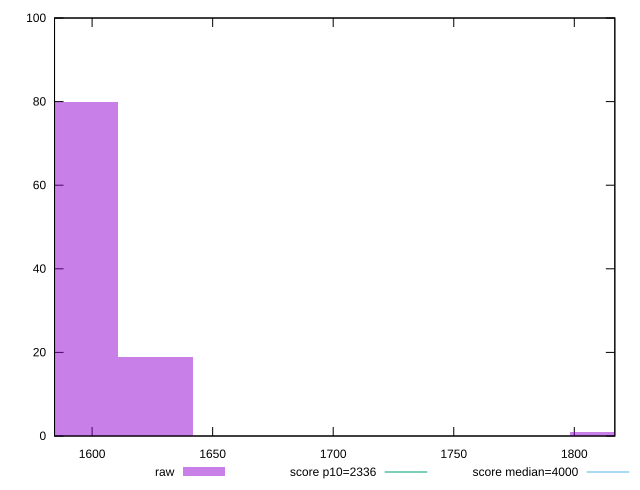

Write gnuplot code to recreate this figure.
reset

$raw <<EOF
1813.8781342162924 1
1594.9618076729466 80
1626.2355686077103 19
EOF

set key outside below
set boxwidth 31.27376093476366
set xrange [1584.4194:1816.8045000000002]
set yrange [0:100]
set trange [0:100]
set style fill transparent solid 0.5 noborder

set parametric
set terminal svg size 640, 490 enhanced background rgb 'white'
set output "report_00018_2021-02-10T15-25-16.877Z/first-contentful-paint/samples/pages+cached+noadtech+nomedia+nocss/raw/histogram.svg"

plot $raw title "raw" with boxes, \
     2336,t title "score p10=2336", \
     4000,t title "score median=4000"

reset
